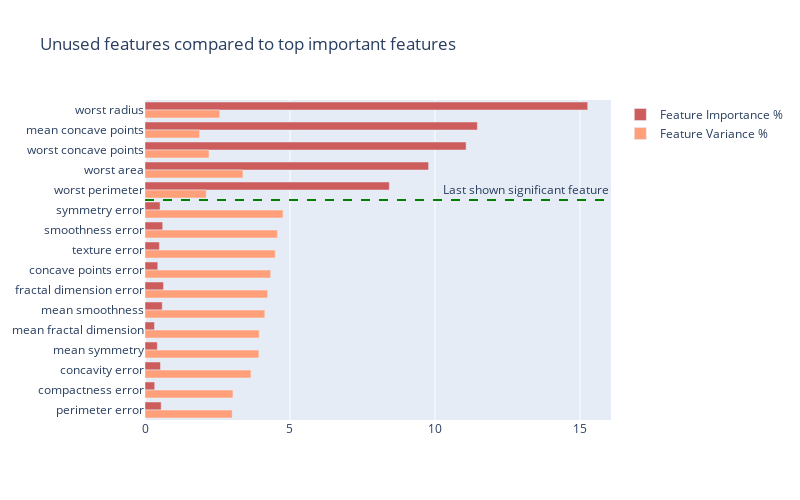
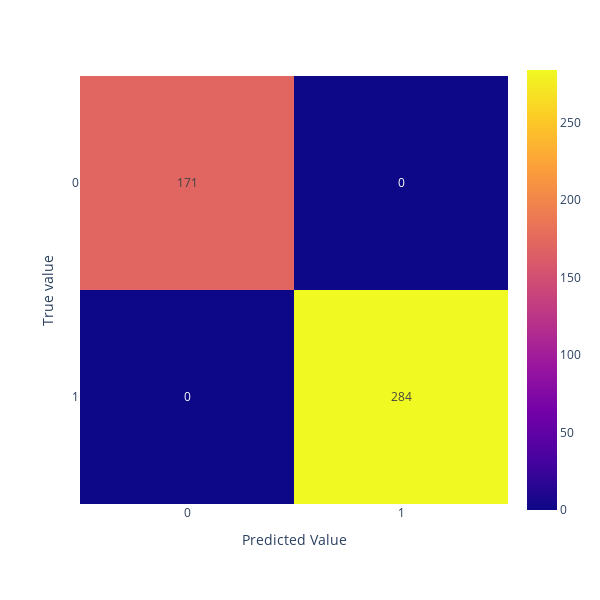
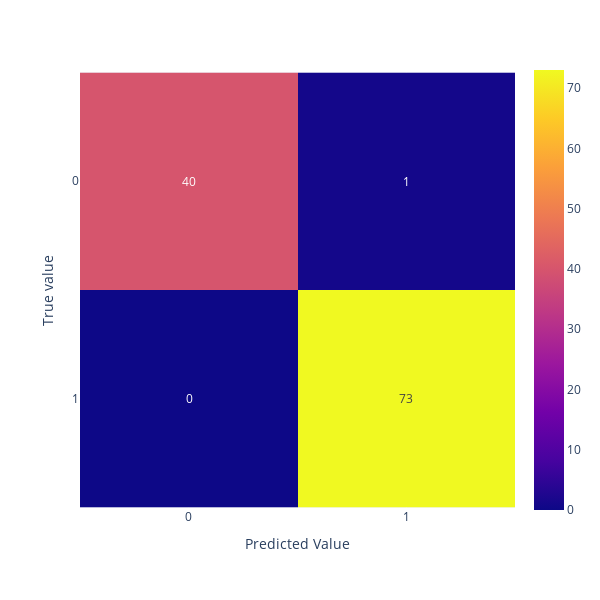

The notebook cell these images were saved under, in order:
### Markdown cell above
# Data Forecastability using Deepchecks Model Evaluation

### Code cell
data_forecastability_check = model_evaluation()
data_forecastability_check.run(model=model, train_dataset=train, test_dataset=test)

### Figure 1 — Plotly figure (JSON) as saved in the notebook; plotly's stock layout.template omitted (floating-point values rounded to 4 significant figures)
{"data": [{"marker": {"color": "indianred"}, "name": "Feature Importance %", "orientation": "h", "type": "bar", "x": [15.27, 11.46, 11.08, 9.781, 8.425, 0.5201, 0.6101, 0.4962, 0.4404, 0.6372, 0.5953, 0.3278, 0.4246, 0.5341, 0.336, 0.557], "y": ["worst radius", "mean concave points", "worst concave points", "worst area", "worst perimeter", "symmetry error", "smoothness error", "texture error", "concave points error", "fractal dimension error", "mean smoothness", "mean fractal dimension", "mean symmetry", "concavity error", "compactness error", "perimeter error"]}, {"marker": {"color": "lightsalmon"}, "name": "Feature Variance %", "orientation": "h", "type": "bar", "x": [2.576, 1.884, 2.207, 3.378, 2.111, 4.758, 4.568, 4.492, 4.334, 4.229, 4.133, 3.94, 3.926, 3.653, 3.033, 3.007], "y": ["worst radius", "mean concave points", "worst concave points", "worst area", "worst perimeter", "symmetry error", "smoothness error", "texture error", "concave points error", "fractal dimension error", "mean smoothness", "mean fractal dimension", "mean symmetry", "concavity error", "compactness error", "perimeter error"]}], "layout": {"annotations": [{"showarrow": false, "text": "Last shown significant feature", "x": 1, "xanchor": "right", "xref": "x domain", "y": 4.5, "yanchor": "bottom", "yref": "y"}], "height": 500, "shapes": [{"line": {"color": "green", "dash": "dash", "width": 2}, "type": "line", "x0": 0, "x1": 1, "xref": "x domain", "y0": 4.5, "y1": 4.5, "yref": "y"}], "title": {"text": "Unused features compared to top important features"}, "width": 800, "yaxis": {"autorange": "reversed"}}}

### Figure 2 — Plotly figure (JSON) as saved in the notebook; plotly's stock layout.template omitted (floating-point values rounded to 4 significant figures)
{"data": [{"coloraxis": "coloraxis", "hovertemplate": "x: %{x}<br>y: %{y}<br>color: %{z}<extra></extra>", "name": "0", "texttemplate": "%{z}", "type": "heatmap", "x": [0, 1], "xaxis": "x", "y": [0, 1], "yaxis": "y", "z": [[171, 0], [0, 284]]}], "layout": {"coloraxis": {"colorscale": [[0, "#0d0887"], [0.1111, "#46039f"], [0.2222, "#7201a8"], [0.3333, "#9c179e"], [0.4444, "#bd3786"], [0.5556, "#d8576b"], [0.6667, "#ed7953"], [0.7778, "#fb9f3a"], [0.8889, "#fdca26"], [1, "#f0f921"]]}, "height": 600, "margin": {"t": 60}, "width": 600, "xaxis": {"anchor": "y", "constrain": "domain", "domain": [0, 1], "scaleanchor": "y", "title": {"text": "Predicted Value"}, "type": "category"}, "yaxis": {"anchor": "x", "autorange": "reversed", "constrain": "domain", "domain": [0, 1], "title": {"text": "True value"}, "type": "category"}}}

### Figure 3 — Plotly figure (JSON) as saved in the notebook; plotly's stock layout.template omitted (floating-point values rounded to 4 significant figures)
{"data": [{"coloraxis": "coloraxis", "hovertemplate": "x: %{x}<br>y: %{y}<br>color: %{z}<extra></extra>", "name": "0", "texttemplate": "%{z}", "type": "heatmap", "x": [0, 1], "xaxis": "x", "y": [0, 1], "yaxis": "y", "z": [[40, 1], [0, 73]]}], "layout": {"coloraxis": {"colorscale": [[0, "#0d0887"], [0.1111, "#46039f"], [0.2222, "#7201a8"], [0.3333, "#9c179e"], [0.4444, "#bd3786"], [0.5556, "#d8576b"], [0.6667, "#ed7953"], [0.7778, "#fb9f3a"], [0.8889, "#fdca26"], [1, "#f0f921"]]}, "height": 600, "margin": {"t": 60}, "width": 600, "xaxis": {"anchor": "y", "constrain": "domain", "domain": [0, 1], "scaleanchor": "y", "title": {"text": "Predicted Value"}, "type": "category"}, "yaxis": {"anchor": "x", "autorange": "reversed", "constrain": "domain", "domain": [0, 1], "title": {"text": "True value"}, "type": "category"}}}
